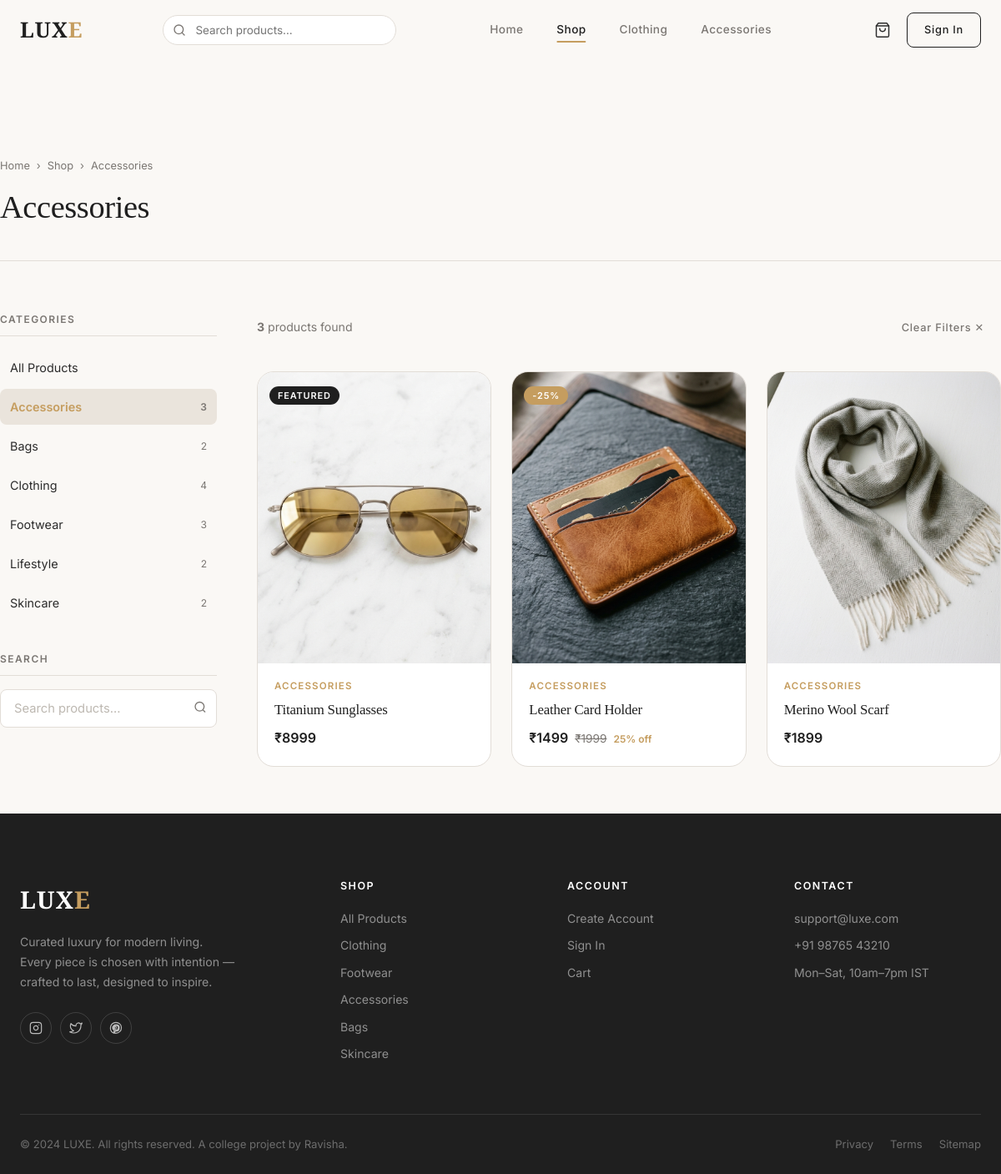
The page /products/?category=accessories on the database its author committed.
### store/models.py (models this page shows, shortened)
class Category(models.Model):
    name = models.CharField(max_length=200)
    slug = models.SlugField(unique=True, blank=True)
    description = models.TextField(blank=True)
    image = models.ImageField(upload_to='categories/', blank=True, null=True)
    class Meta:
        verbose_name_plural = 'Categories'
        ordering = ['name']

class Product(models.Model):
    category = models.ForeignKey(Category, on_delete=models.SET_NULL, null=True, related_name='products')
    name = models.CharField(max_length=300)
    slug = models.SlugField(unique=True, blank=True)
    description = models.TextField()
    price = models.DecimalField(max_digits=10, decimal_places=2)
    compare_price = models.DecimalField(max_digits=10, decimal_places=2, blank=True, null=True,
                                        help_text='Original price before discount')
    image = models.ImageField(upload_to='products/')
    stock = models.PositiveIntegerField(default=0)
    is_featured = models.BooleanField(default=False)
    created_at = models.DateTimeField(auto_now_add=True)
    updated_at = models.DateTimeField(auto_now=True)
    class Meta:
        ordering = ['-created_at']
    @property
    def discount_percentage(self):
        if self.compare_price and self.compare_price > self.price:
            return int((1 - self.price / self.compare_price) * 100)
        return None

### store/views.py (the view)
# urls.py: path('products/', views.product_list, name='product_list'),
def product_list(request):
    products = Product.objects.filter(stock__gt=0)
    categories = Category.objects.all()
    search_form = SearchForm(request.GET)
    selected_category = request.GET.get('category', '')
    query = request.GET.get('q', '')
    if query:
        products = products.filter(
            Q(name__icontains=query) | Q(description__icontains=query)
        )
    if selected_category:
        products = products.filter(category__slug=selected_category)
    context = {
        'products': products,
        'categories': categories,
        'search_form': search_form,
        'selected_category': selected_category,
        'query': query,
    }
    return render(request, 'store/product_list.html', context)

### store/forms.py
class SearchForm(forms.Form):
    q = forms.CharField(max_length=200, required=False, widget=forms.TextInput(attrs={
        'placeholder': 'Search products...',
    }))

### store/context_processors.py (called while the page is built)
def cart_context(request):
    cart_count = 0
    try:
        if request.user.is_authenticated:
            cart = Cart.objects.filter(user=request.user).first()
        else:
            session_key = request.session.session_key
            if session_key:
                cart = Cart.objects.filter(session_key=session_key).first()
            else:
                cart = None
        if cart:
            cart_count = cart.get_item_count()
    except Exception:
        pass
    return {'cart_count': cart_count}

### templates/store/product_list.html (shortened to what this page needs)
{% extends 'base.html' %}
{% load static %}
{% block content %}
<div class="container section-sm">
  <div class="page-header">
    <div class="breadcrumb">
      <a href="{% url 'store:home' %}">Home</a>
      <span>›</span>
      <span>Shop</span>
      {% if selected_category %}<span>›</span><span style="text-transform:capitalize;">{{ selected_category }}</span>{% endif %}
    </div>
    <h1 style="font-size:2.4rem;font-weight:300;">
      {% if query %}Results for "<em>{{ query }}</em>"
      {% elif selected_category %}{{ selected_category|title }}
      {% else %}All <strong>Products</strong>{% endif %}
    </h1>
  </div>
  <div class="product-list-layout">
    <aside class="product-sidebar" aria-label="Product filters">
      <div class="sidebar-section">
        <div class="sidebar-title">Categories</div>
        <div class="category-filter-list">
          <a href="{% url 'store:product_list' %}{% if query %}?q={{ query }}{% endif %}"
             class="category-filter-item {% if not selected_category %}active{% endif %}">
            All Products
          </a>
          {% for cat in categories %}
          <a href="{% url 'store:product_list' %}?category={{ cat.slug }}{% if query %}&q={{ query }}{% endif %}"
             class="category-filter-item {% if selected_category == cat.slug %}active{% endif %}">
            {{ cat.name }}
            <span style="font-size:0.75rem;color:var(--text-muted);">{{ cat.products.count }}</span>
          </a>
          {% endfor %}
        </div>
      </div>
      <div class="sidebar-section">
        <div class="sidebar-title">Search</div>
        <form action="{% url 'store:product_list' %}" method="GET">
          <div style="position:relative;">
            <input type="text" name="q" value="{{ query }}" placeholder="Search products…"
                   class="form-control" style="padding-right:40px;" aria-label="Search products" />
            <button type="submit" style="position:absolute;right:12px;top:50%;transform:translateY(-50%);background:none;border:none;cursor:pointer;color:var(--text-muted);">
              <svg width="16" height="16" viewBox="0 0 24 24" fill="none" stroke="currentColor" stroke-width="2"><circle cx="11" cy="11" r="8"/><line x1="21" y1="21" x2="16.65" y2="16.65"/></svg>
            </button>
          </div>
        </form>
      </div>
    </aside>
    <div>
      <div class="products-toolbar">
        <p class="products-count">
          {% if products %}<strong>{{ products|length }}</strong> product{{ products|length|pluralize }} found{% endif %}
        </p>
        {% if query or selected_category %}
        <a href="{% url 'store:product_list' %}" class="btn btn-ghost btn-sm">
          Clear Filters ✕
        </a>
        {% endif %}
      </div>
      {% if products %}
      <div class="products-grid">
        {% for product in products %}
        <div class="product-card reveal" style="transition-delay:{{ forloop.counter0|add:"0" }}0ms;">
          <div class="product-card-image">
            {% if product.image %}
            <img src="{{ product.image.url }}" alt="{{ product.name }}" loading="lazy" />
            {% else %}
            <div class="product-card-placeholder">
              {% with cat=product.category.name|lower %}
                {% if "cloth" in cat %}👕{% elif "foot" in cat or "shoe" in cat %}👟{% elif "bag" in cat %}👜{% elif "skin" in cat %}✨{% elif "access" in cat %}⌚{% else %}🛍️{% endif %}
              {% endwith %}
            </div>
            {% endif %}
            <div class="product-badge">
              {% if product.discount_percentage %}
              <span class="product-badge-sale">-{{ product.discount_percentage }}%</span>
              {% elif product.is_featured %}
              <span class="product-badge-new">Featured</span>
              {% endif %}
            </div>
          </div>
          <div class="product-card-info">
            {% if product.category %}
            <span class="product-category-tag">{{ product.category.name }}</span>
            {% endif %}
            <h3 class="product-name">
              <a href="{% url 'store:product_detail' product.slug %}">{{ product.name }}</a>
            </h3>
            <div class="product-price-row">
              <span class="product-price">₹{{ product.price|floatformat:0 }}</span>
              {% if product.compare_price %}
              <span class="product-price-original">₹{{ product.compare_price|floatformat:0 }}</span>
              {% if product.discount_percentage %}
              <span class="product-price-discount">{{ product.discount_percentage }}% off</span>
              {% endif %}
              {% endif %}
            </div>
          </div>
        </div>
        {% endfor %}
      </div>
      {% endif %}
    </div>
  </div>
</div>
{% endblock %}

### static/css/base.css (style rules this page uses)
:root { --bg: #FAF8F5; --primary: #1F1F1F; --accent: #C59D5F; --accent-dk: #A8834A; --secondary: #EAE4DC; --text: #2B2B2B; --text-muted:#7A7672; --border: #E2DDD7; --white: #FFFFFF; --shadow-sm: 0 2px 12px rgba(31,31,31,0.06); --shadow-md: 0 8px 32px rgba(31,31,31,0.10); --shadow-lg: 0 20px 60px rgba(31,31,31,0.14); --radius-sm: 8px; --radius-md: 14px; --radius-lg: 20px; --radius-xl: 28px; --font-head: 'Cormorant Garamond', Georgia, serif; --font-body: 'Inter', system-ui, sans-serif; --transition: 0.3s cubic-bezier(0.4, 0, 0.2, 1); --transition-fast: 0.18s ease; }
*, *::before, *::after { box-sizing: border-box; margin: 0; padding: 0; }
html { scroll-behavior: smooth; font-size: 16px; }
body { font-family: var(--font-body); background-color: var(--bg); color: var(--text); line-height: 1.6; -webkit-font-smoothing: antialiased; -moz-osx-font-smoothing: grayscale; overflow-x: hidden; }
img { display: block; max-width: 100%; height: auto; }
a { color: inherit; text-decoration: none; }
input, textarea, select, button { font-family: inherit; }
h1, h2, h3, h4, h5 { font-family: var(--font-head); font-weight: 400; line-height: 1.2; letter-spacing: -0.01em; color: var(--primary); }
h1 { font-size: clamp(2.4rem, 5vw, 4.5rem); }
h3 { font-size: clamp(1.3rem, 2.5vw, 2rem); }
p { color: var(--text-muted); font-size: 0.95rem; line-height: 1.75; }
.container { width: 100%; max-width: 1280px; margin: 0 auto; padding: 0 24px; }
.section-sm { padding: 56px 0; }
.btn { position: relative; display: inline-flex; align-items: center; justify-content: center; gap: 8px; padding: 14px 32px; font-family: var(--font-body); font-size: 0.85rem; font-weight: 500; letter-spacing: 0.06em; border-radius: var(--radius-sm); border: none; cursor: pointer; transition: var(--transition); overflow: hidden; white-space: nowrap; text-decoration: none; }
.btn::after { content: ''; position: absolute; inset: 0; background: rgba(255,255,255,0.15); opacity: 0; transition: opacity 0.2s; }
.btn-ghost { background: transparent; color: var(--text-muted); padding: 10px 16px; }
.btn-sm { padding: 10px 20px; font-size: 0.8rem; }
.form-control { width: 100%; padding: 13px 16px; font-size: 0.92rem; background: var(--white); border: 1.5px solid var(--border); border-radius: var(--radius-sm); color: var(--text); transition: var(--transition-fast); outline: none; }
.form-control::placeholder { color: #BDB8B1; }
.reveal { opacity: 0; transform: translateY(30px); transition: opacity 0.7s ease, transform 0.7s ease; }
.reveal.visible { opacity: 1; transform: translateY(0); }
.page-header { padding: 60px 0 40px; border-bottom: 1px solid var(--border); margin-bottom: 60px; }
.page-header .breadcrumb { display: flex; align-items: center; gap: 8px; font-size: 0.8rem; color: var(--text-muted); margin-bottom: 16px; }

### rows shown on the page
Category: name "Accessories", products.count "3"
Category: name "Bags", products.count "2"
Category: name "Clothing", products.count "4"
Category: name "Footwear", products.count "3"
Category: name "Lifestyle", products.count "2"
Category: name "Skincare", products.count "2"
Product: image (picture), is_featured "FEATURED", category.name "ACCESSORIES", name "Titanium Sunglasses", price "8999"
Product: image (picture), discount_percentage "25", category.name "ACCESSORIES", name "Leather Card Holder", price "1499", compare_price "1999"
Product: image (picture), category.name "ACCESSORIES", name "Merino Wool Scarf", price "1899"

### other values the page prints
{{ selected_category }} "Accessories"
{{ selected_category|title }} "Accessories"
{{ products|length }} "3"
